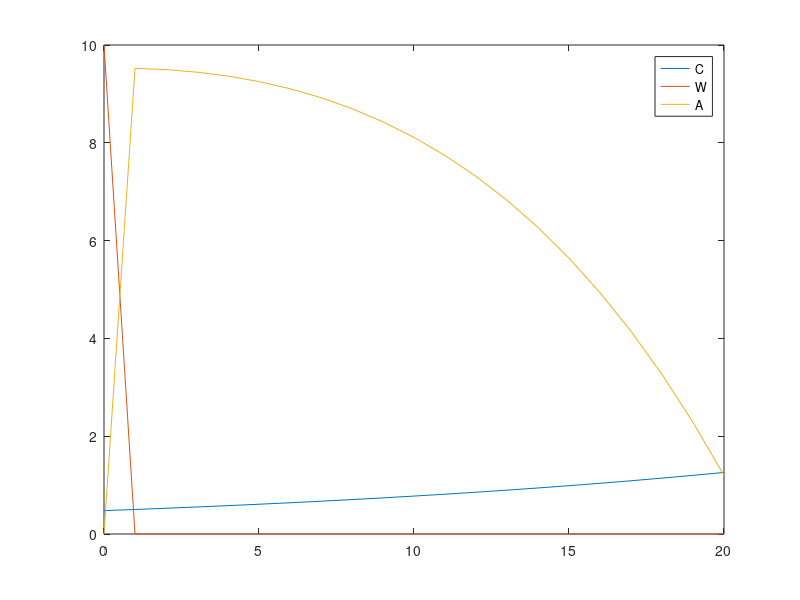

MATLAB code for this plot:
%PS3 Problem 4
%No T is given, so declare it at the beginning of the program, and for any
%theta
clear;
close all;
clc;
T=20;
theta=0.8;
%variable initialization (fixed)
time=linspace(0,T,T+1); %just for plot
w=zeros(T+1,1);
w(1)=10;
beta=0.99;
r=0.05;
%these variables will be determined
a=zeros(T+1,1);
c=zeros(T+1,1);
%computation (could also be written as a function)
num=zeros(T+1,1);
denom=zeros(T+1,1);
for i=0:T
  num(i+1)=w(i+1)*(1+r)^(-i);  
  denom(i+1)=((1+r)^((1-theta)/theta)*beta^(1/theta))^i;  
end
c(1)=sum(num)/sum(denom);
for i=1:T
  c(i+1)=c(i)*(beta*(1+r))^(1/theta);  
  a(i+1)=a(i)*(1+r)+w(i)-c(i);
end
figure
plot(time,c,time,w,time,a);
legend('C','W','A')
acheck=a(end);
ccheck=c(end);
if (round(ccheck*1000)/1000==round(acheck*(1+r)*1000)/1000)
    display('True --> a_{T+1}= 0')
elseif (round(ccheck*1000)/1000>round(acheck*(1+r)*1000)/1000)
  display('a_{T+1}<0')
  disc=a(end);
  subst=zeros(T+1,1);
  for i=0:T
    subst(i+1)=(1+r)^i*((beta*(1+r))^(i/theta))^T-i;  
  end
  d=sum(subst);
  c(1)=c(1)-d;
  for i=1:T
    c(i+1)=c(i)*(beta*(1+r))^(i/theta);  
    a(i+1)=a(i)*(1+r)+w(i)-c(i);
  end
else
    display('error, a_{T+1}>0')
end

